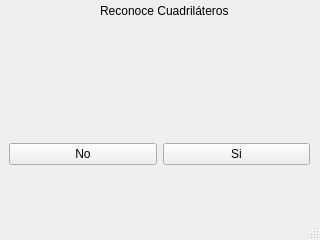
<?xml version="1.0" encoding="UTF-8"?>
<ui version="4.0">
 <class>MainWindow</class>
 <widget class="QMainWindow" name="MainWindow">
  <property name="geometry">
   <rect>
    <x>0</x>
    <y>0</y>
    <width>320</width>
    <height>240</height>
   </rect>
  </property>
  <property name="windowTitle">
   <string>MainWindow</string>
  </property>
  <widget class="QWidget" name="centralwidget">
   <widget class="QWidget" name="horizontalLayoutWidget">
    <property name="geometry">
     <rect>
      <x>9</x>
      <y>129</y>
      <width>301</width>
      <height>51</height>
     </rect>
    </property>
    <layout class="QHBoxLayout" name="horizontalLayout">
     <item>
      <widget class="QPushButton" name="noButton">
       <property name="text">
        <string>No</string>
       </property>
      </widget>
     </item>
     <item>
      <widget class="QPushButton" name="siButton">
       <property name="text">
        <string>Si</string>
       </property>
      </widget>
     </item>
    </layout>
   </widget>
   <widget class="QWidget" name="gridLayoutWidget">
    <property name="geometry">
     <rect>
      <x>10</x>
      <y>30</y>
      <width>301</width>
      <height>81</height>
     </rect>
    </property>
    <layout class="QGridLayout" name="gridLayout">
     <item row="0" column="0">
      <widget class="QLabel" name="showLabel">
       <property name="text">
        <string/>
       </property>
      </widget>
     </item>
    </layout>
   </widget>
   <widget class="QLabel" name="label">
    <property name="geometry">
     <rect>
      <x>100</x>
      <y>0</y>
      <width>151</width>
      <height>21</height>
     </rect>
    </property>
    <property name="text">
     <string>Reconoce Cuadriláteros</string>
    </property>
   </widget>
  </widget>
  <widget class="QMenuBar" name="menubar">
   <property name="geometry">
    <rect>
     <x>0</x>
     <y>0</y>
     <width>320</width>
     <height>20</height>
    </rect>
   </property>
  </widget>
  <widget class="QStatusBar" name="statusbar"/>
 </widget>
 <resources/>
 <connections>
  <connection>
   <sender>noButton</sender>
   <signal>clicked()</signal>
   <receiver>MainWindow</receiver>
   <slot>noButton()</slot>
   <hints>
    <hint type="sourcelabel">
     <x>83</x>
     <y>174</y>
    </hint>
    <hint type="destinationlabel">
     <x>159</x>
     <y>119</y>
    </hint>
   </hints>
  </connection>
  <connection>
   <sender>siButton</sender>
   <signal>clicked()</signal>
   <receiver>MainWindow</receiver>
   <slot>yesButton()</slot>
   <hints>
    <hint type="sourcelabel">
     <x>235</x>
     <y>174</y>
    </hint>
    <hint type="destinationlabel">
     <x>159</x>
     <y>119</y>
    </hint>
   </hints>
  </connection>
 </connections>
 <slots>
  <slot>yesButton()</slot>
  <slot>noButton()</slot>
 </slots>
</ui>
